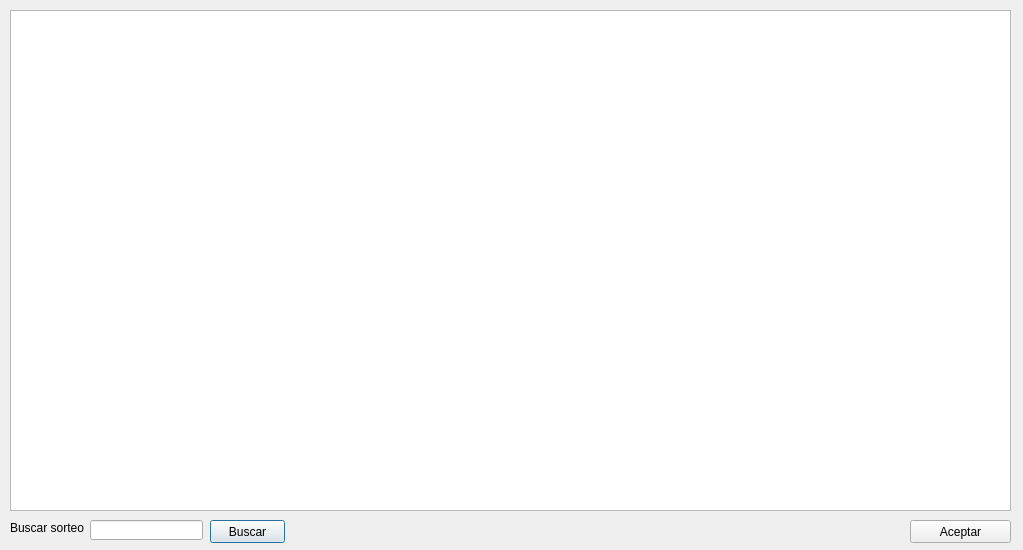
<?xml version="1.0" encoding="UTF-8"?>
<ui version="4.0">
 <class>Vistazo</class>
 <widget class="QDialog" name="Vistazo">
  <property name="geometry">
   <rect>
    <x>0</x>
    <y>0</y>
    <width>1023</width>
    <height>550</height>
   </rect>
  </property>
  <property name="windowTitle">
   <string>Mostrar</string>
  </property>
  <widget class="QTableView" name="mostrar">
   <property name="geometry">
    <rect>
     <x>10</x>
     <y>10</y>
     <width>1001</width>
     <height>501</height>
    </rect>
   </property>
  </widget>
  <widget class="QLabel" name="label">
   <property name="geometry">
    <rect>
     <x>10</x>
     <y>520</y>
     <width>91</width>
     <height>16</height>
    </rect>
   </property>
   <property name="text">
    <string>Buscar sorteo</string>
   </property>
  </widget>
  <widget class="QLineEdit" name="lineEdit">
   <property name="geometry">
    <rect>
     <x>90</x>
     <y>520</y>
     <width>113</width>
     <height>20</height>
    </rect>
   </property>
  </widget>
  <widget class="QPushButton" name="botonBuscar">
   <property name="geometry">
    <rect>
     <x>210</x>
     <y>520</y>
     <width>75</width>
     <height>23</height>
    </rect>
   </property>
   <property name="text">
    <string>Buscar</string>
   </property>
  </widget>
  <widget class="QPushButton" name="pushButton">
   <property name="geometry">
    <rect>
     <x>910</x>
     <y>520</y>
     <width>101</width>
     <height>23</height>
    </rect>
   </property>
   <property name="text">
    <string>Aceptar</string>
   </property>
  </widget>
 </widget>
 <resources/>
 <connections/>
</ui>
